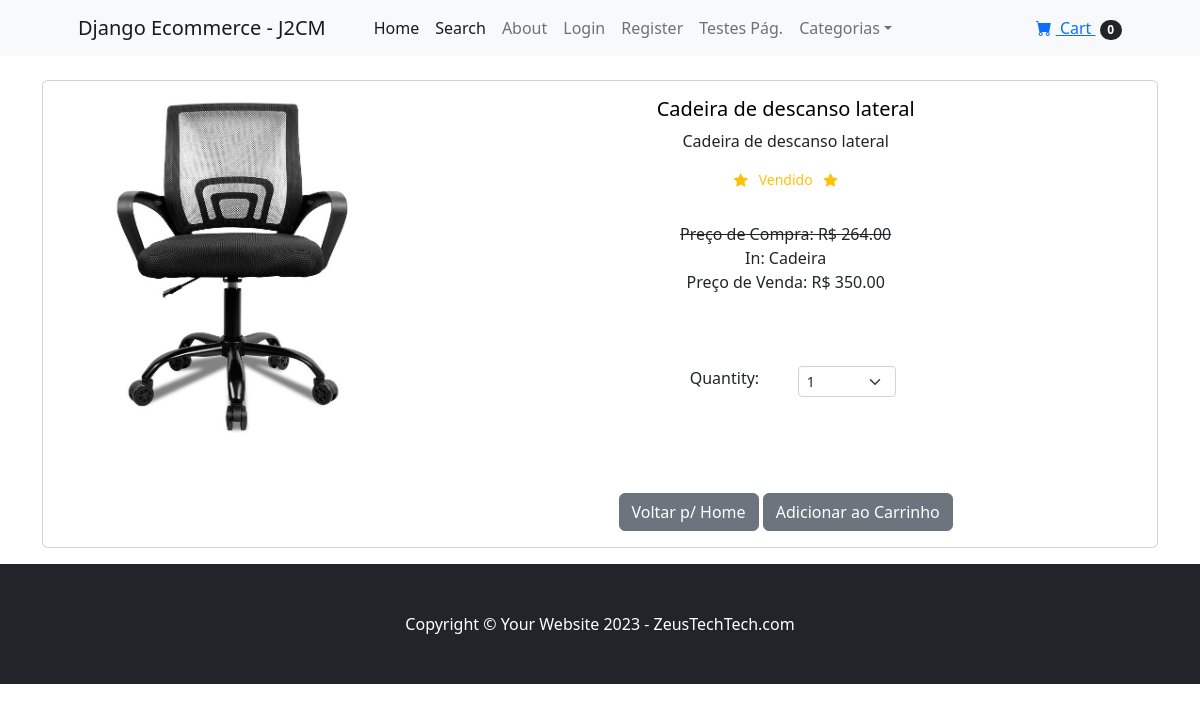
/product/5, run on the app's committed database.
### store/models.py (models this page shows, shortened)
class Product(models.Model):
    name = models.CharField(max_length=100)
    price = models.DecimalField(default=0, decimal_places=2, max_digits=7)
    category = models.ForeignKey(Category, on_delete=models.CASCADE, default=1)
    description = models.CharField(max_length=250, default='', blank=
                                   True, null=True)
    image =  models.ImageField(upload_to='uploads/product/')
    is_sale = models.BooleanField(default=False)
    sale_price = models.DecimalField(default=0, decimal_places=2, max_digits=6)

class Category(models.Model):
    name = models.CharField(max_length=50)
    def __str__(self):
        return self.name
    class Meta:
        verbose_name_plural = 'categories'

### store/views.py (the view)
# urls.py: path('product/<int:pk>', views.product, name='product'),
def product(request,pk):
    product = Product.objects.get(id=pk)
    return render(request, 'product.html', {'product':product})

### cart/cart.py (called while the page is built)
    def __len__(self):
        return len(self.cart)

### cart/context_processors.py (called while the page is built)
def cart(request):
    return {'cart': Cart(request)}

### store/templates/product.html (shortened to what this page needs)
{% extends 'base.html' %}
{% block content %}
<div class="container">
    <br/>
    <div class="card mb-3">
        <div class="row g-0">
            <div class="col-md-4">
                <img src="{{ product.image.url }}" class="img-fluid rounded-start" alt="{{ product.name }}">
            </div>
            <div class="col-md-8">
                <div class="card-body">
                    <center>
                    <h5 class="card-title" style="color: black;">{{ product.name }}</h5>
                    <p class="card-text justified">{{ product.description }}</p>
                    {% if product.is_sale %}
                        <div class="d-flex justify-content-center small text-warning mb-2">
                            <div class="bi-star-fill"></div>
                            &nbsp;&nbsp; Vendido &nbsp;&nbsp;
                            <div class="bi-star-fill"></div>
                        </div>
                        <br/>
                        <strike>
                        Preço de Compra: R$ {{ product.price }}
                        </strike>
                        <br/>
                        In: {{ product.category }}
                        <br/>
                        Preço de Venda: R$ {{ product.sale_price }}</b>
                    {% else %}
                        Compra: R$ {{ product.price }}
                        <br>
                        Venda: R$ {{ product.sale_price }}
                    {% endif %}
                    <br/><br/><br/><br/>
                    <div class="row justify-content-center">
                        <div class="col-md-2"> Quantity: </div>
                        <div class="col-md-2">
                            <select class="form-select form-select-sm" id="qty-cart" >
                                <option value="1">1</option>
                            </select>
                        </div>
                    </div>
                    <br/><br/><br/><br/>
                    <a href="{% url 'home' %}" class="btn btn-secondary">  Voltar p/ Home </a>
                    <button type="button" data-id="{{ product.id }}" class="btn btn-secondary" id="add-cart">Adicionar ao Carrinho</button>
                    </center>
                </div>
            </div>
        </div>
    </div>
</div>
{% endblock %}

### data on the page
Product: image (picture), name "Cadeira de descanso lateral", description "Cadeira de descanso lateral", price "264.00", category "Cadeira", sale_price "350.00"

### other printed values
{{ cart|length }} "0"
